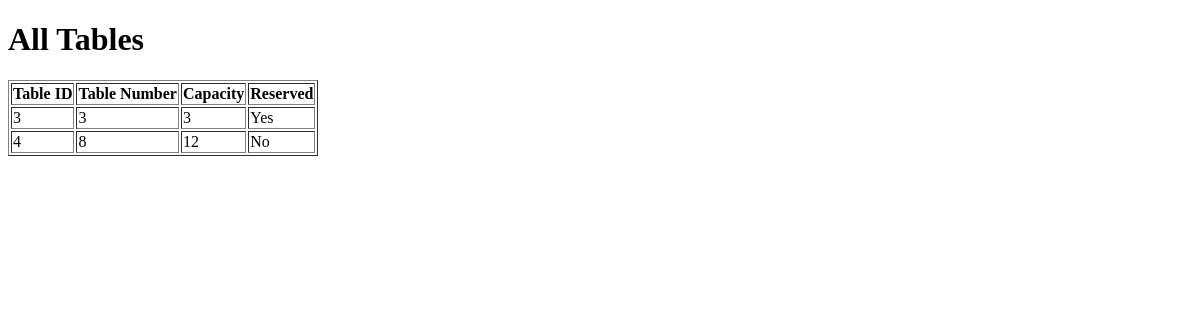
The page /admin/tables (signed in) on the database as committed earlier.
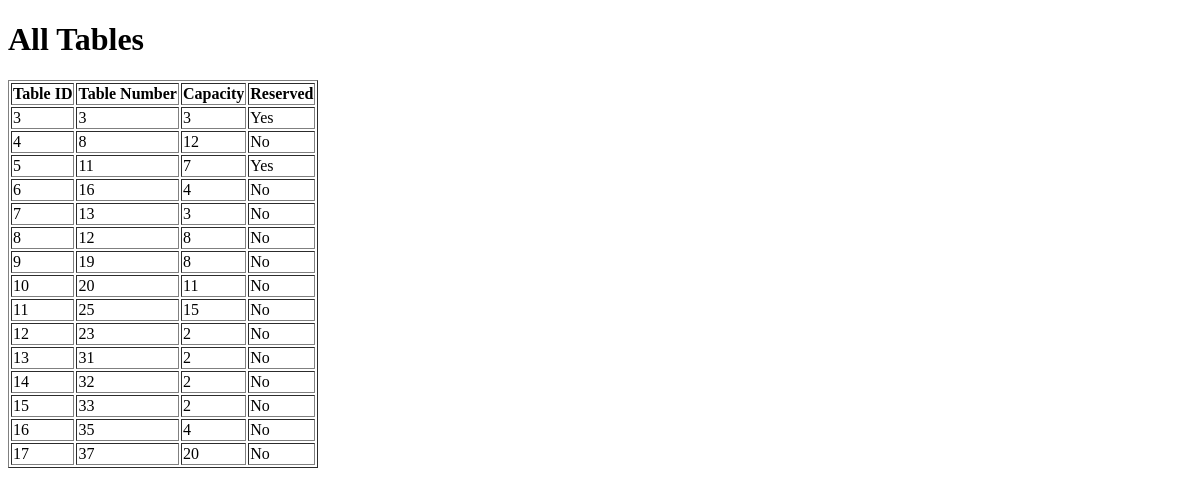
The same page on the database as committed later.
### app.py (models this page shows)
class Table(db.Model):
    id = db.Column(db.Integer, primary_key=True)
    table_number = db.Column(db.Integer, unique=True, nullable=False)
    capacity = db.Column(db.Integer, nullable=False)
    is_reserved = db.Column(db.Boolean, default=False)

### app.py (the view)
@app.route('/admin/tables', methods=['GET'])
@login_required
def view_all_tables():
    if current_user.role != 'admin':
        return render_template('error.html', message="Unauthorized access"), 403
    tables = Table.query.all()
    return render_template('admin_tables.html', tables=tables)

### app.py (called while the page is built)
@login_manager.user_loader
def load_user(user_id):
    return User.query.get(int(user_id))

### templates/admin_tables.html (shortened to what this page needs)
<!DOCTYPE html>
<html lang="en">
<head>
</head>
<body>
    <h1>All Tables</h1>
    <table border="1">
        <thead>
            <tr>
                <th>Table ID</th>
                <th>Table Number</th>
                <th>Capacity</th>
                <th>Reserved</th>
            </tr>
        </thead>
        <tbody>
            {% for table in tables %}
            <tr>
                <td>{{ table.id }}</td>
                <td>{{ table.table_number }}</td>
                <td>{{ table.capacity }}</td>
                <td>{{ 'Yes' if table.is_reserved else 'No' }}</td>
            </tr>
            {% endfor %}
        </tbody>
    </table>
</body>
</html>

Rows that differ between the two databases and show on the page:
added Table: id "5", table_number "11", capacity "7", is_reserved "Yes"
added Table: id "6", table_number "16", capacity "4", is_reserved "No"
added Table: id "7", table_number "13", capacity "3", is_reserved "No"
added Table: id "8", table_number "12", capacity "8", is_reserved "No"
added Table: id "9", table_number "19", capacity "8", is_reserved "No"
added Table: id "10", table_number "20", capacity "11", is_reserved "No"
added Table: id "11", table_number "25", capacity "15", is_reserved "No"
added Table: id "12", table_number "23", capacity "2", is_reserved "No"
added Table: id "13", table_number "31", capacity "2", is_reserved "No"
added Table: id "14", table_number "32", capacity "2", is_reserved "No"
added Table: id "15", table_number "33", capacity "2", is_reserved "No"
added Table: id "16", table_number "35", capacity "4", is_reserved "No"
added Table: id "17", table_number "37", capacity "20", is_reserved "No"
